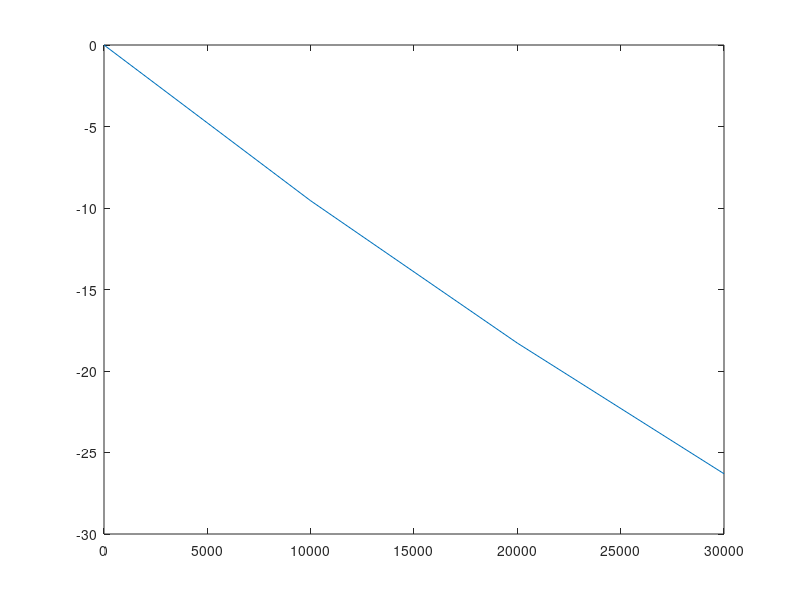

MATLAB code for this plot:
clc
clear 
close all

% geometrical parameter !! may lead to failure 
% V and I_y differentassumption
H = 0.018;
H1 = 0.011;
H2 = 0.002;
H3 = 0.005;
Hc = H1*0.5;  % change Hc for SPNA and FPNA

W = 0.015;
W1 = 0.002;
Wc = W - 2*W1;
L20 = 0.003;

N = 10;

% H = 0.020;
% H1 = 0.010;
% H2 = 0.002;
% H3 = 0.008;
% Hc = H1/2;
% W = 0.014;
% W1 = 0.002;
% Wc = W - 2*W1;
% L20 = 0.002;
% N = 14;


I = W*H3^3/12 - Wc*H1^3/12;


% material property
% E = exp(20*0.0235-0.6403)*10^6;
E = exp(20*0.0235-0.6403)*10^6;

% loading without external moment
p = 0:1e4:3e4;

k = ( E*I + sqrt((E*I)^2 - 1/2*pi*E*I*Wc*H1*Hc^2.*p)) / (E*I*Hc); % sign? 
R = 1./k;
thetaOfChamber =  L20./(R - Hc)/pi*180;
thetaOfGripper = N.*thetaOfChamber;
plot(p,thetaOfGripper)


